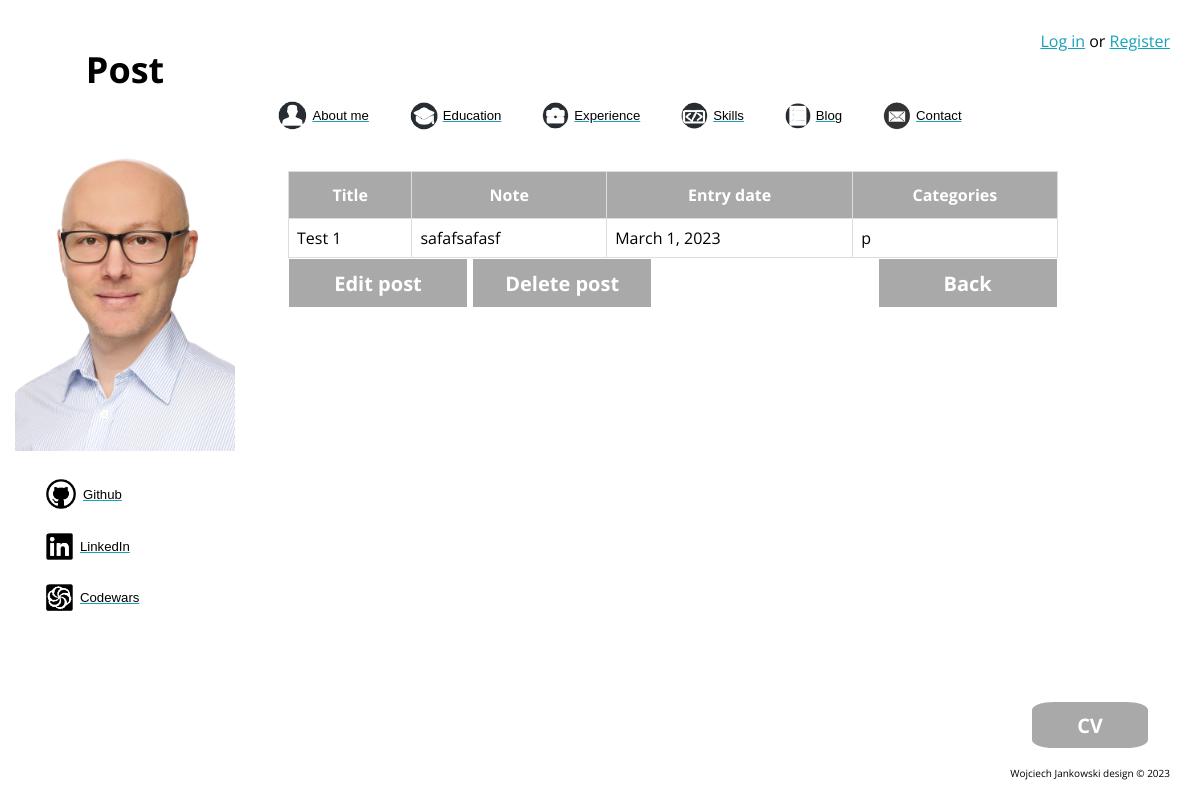
The page /blog/post/5/ on the database as committed earlier.
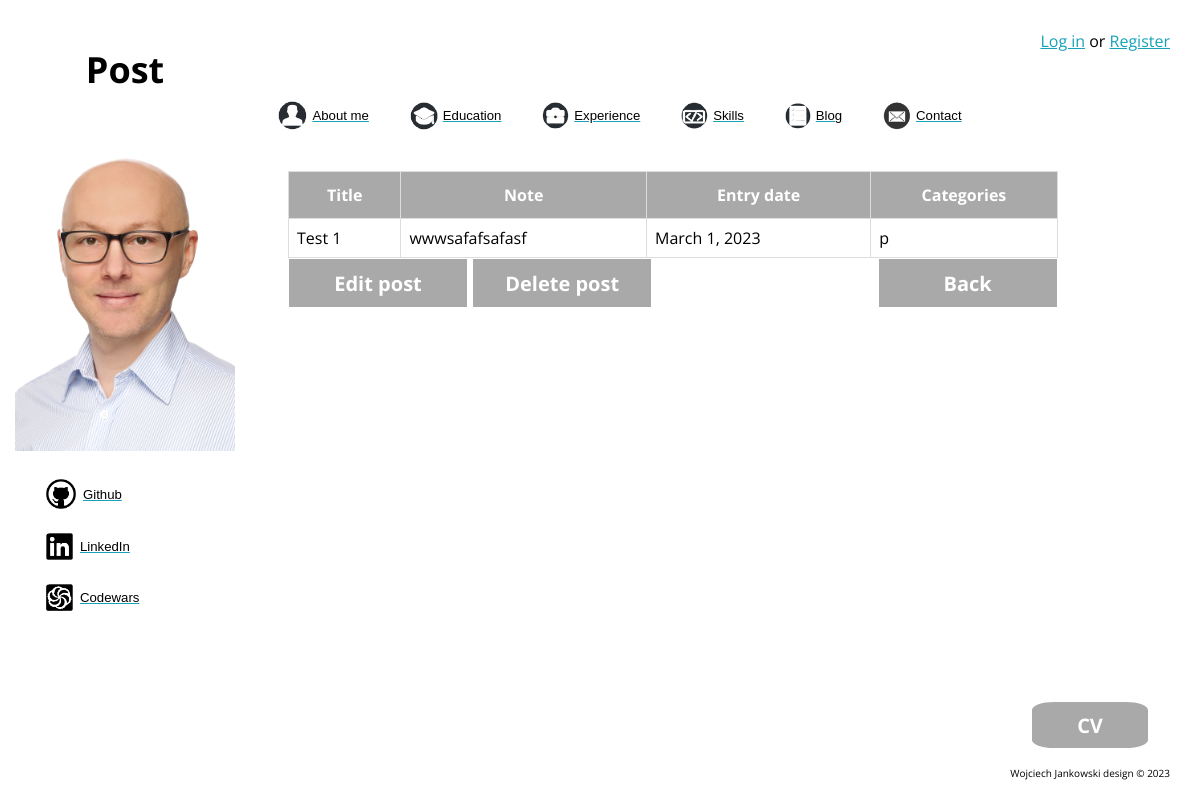
The same page on the database as committed later.
### blog/models.py (models this page shows)
class Blog(models.Model):
    title = models.CharField(max_length=200, blank=False)
    note = models.TextField()
    entry_date = models.DateField(auto_now=False, blank=False, )
    category = models.CharField(max_length=1, choices=(("p", "programming"), ("i", "interests"), ("l", "life")),
                                blank=False)
    author = models.CharField(max_length=30, blank=False)
    class Meta:
        verbose_name = "Blog"
        verbose_name_plural = "Blog"

### blog/views.py (the view)
# urls.py: path("post/<int:pk>/", views.PostDetailView.as_view(), name="post_detail"),
class PostDetailView(DetailView):
    model = Blog
    template_name = 'blog/post_details.html'
    context_object_name = 'post'
    def get_object(self, queryset=None):
        pk = self.kwargs.get('pk')
        return get_object_or_404(Blog, pk=pk)
    def get_context_data(self, **kwargs):
        context = super().get_context_data(**kwargs)
        context['site_name'] = "Post"
        return context

### blog/templates/blog/post_details.html
{% extends "aboutme/base.html" %}
{% load static %}
{% block main_content %}
<div class="container">
    <table id="data">
        <thead>
            <tr>
                <th>Title</th>
                <th>Note</th>
                <th>Entry date</th>
                <th>Categories</th>
            </tr>
        </thead>
        <tbody>
            <tr>
                <td>{{ post.title }}</td>
                <td>{{ post.note }}</td>
                <td>{{ post.entry_date }} </a> </td>
                <td>{{ post.category }}</td>
            </tr>
        </tbody>
    </table>
    <a href="{% url 'blog:post_edit' post.pk %}">
        <button class="next" style="display:inline-block;">Edit post</button></a>
    <a href="{% url 'blog:post_delete' post.pk %}">
        <button class="next" style="display:inline-block;">Delete post</button></a>
    <a href="{% url 'blog:calendar_current' %}">
        <button class="next" style="float:right;">Back</button></a>
</div>
<a href="{% static 'aboutme/files/cv.pdf' %}"><button class="button">CV</button></a>
{% endblock %}

Rows that differ between the two databases and show on the page:
changed Blog "Test 1": note "safafsafasf" → "wwwsafafsafasf"
